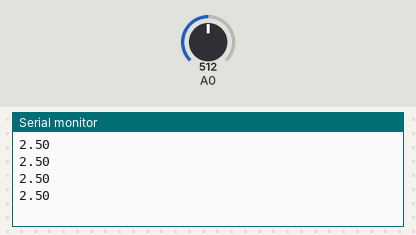
This sketch was run on a simulated Arduino Uno, built with avr-gcc and run on an emulated ATmega328P. On the bench: the last lines printed to the serial monitor. Inputs (shaded band) come from the test bench; at power-on: A0 = 512.

Above: at 1.2 s.
1.3 s: A0 set to 716
At 1.71 s:
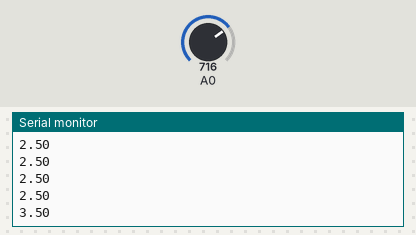
2.8 s: A0 set to 900
At 2.91 s:
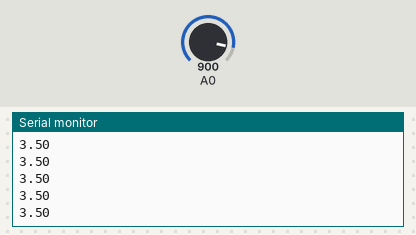
Timing chart, 0 to 5.8 s (numbered marks = the images above; inputs shaded):
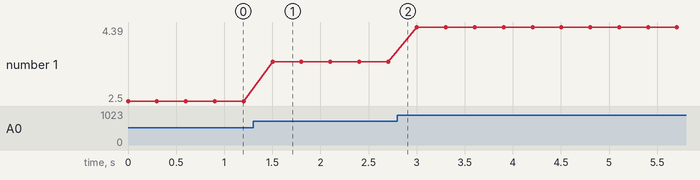

Measured:
- after the input at 1.3 s, the serial monitor: prints a new line after 0.20 s (image 1)
- plotted number 1: 2.5 → 3.5 after the input at 1.3 s, 3.5 → 4.39 after the input at 2.8 s

The sketch:

analog_serial.ino
```cpp
// Read analog values from A0 and print them to serial port.


void setup() {
  // initialize serial comms
  Serial.begin(9600);
}

void loop() {
  // read A0
  float data = analogRead(A0);
  data = (data/1024.00) * 5;
  String dataToSend = String(data);
  Serial.println(dataToSend);
  // wait
  delay(300);
}
```
